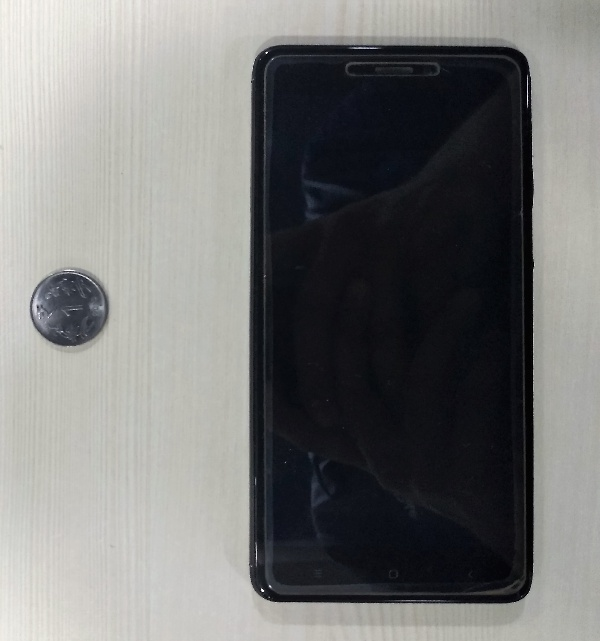
#> input picture Images/test_image.jpg, 600 x 641 px
$ python edge_detection.py
#> lines starting #> are read from the running program, lines starting #| are printed output that depends on the picture
import numpy as np
import cv2
import math
from matplotlib import pyplot as plt
from cv2 import threshold, drawContours


img = cv2.imread('./Images/test_image.jpg')
#> img is the input picture: shape (641, 600, 3); mean B, G, R 117.7, 118.7, 118.3
imgray = cv2.cvtColor(img,cv2.COLOR_BGR2GRAY)
edges = cv2.Canny(imgray,40,60)
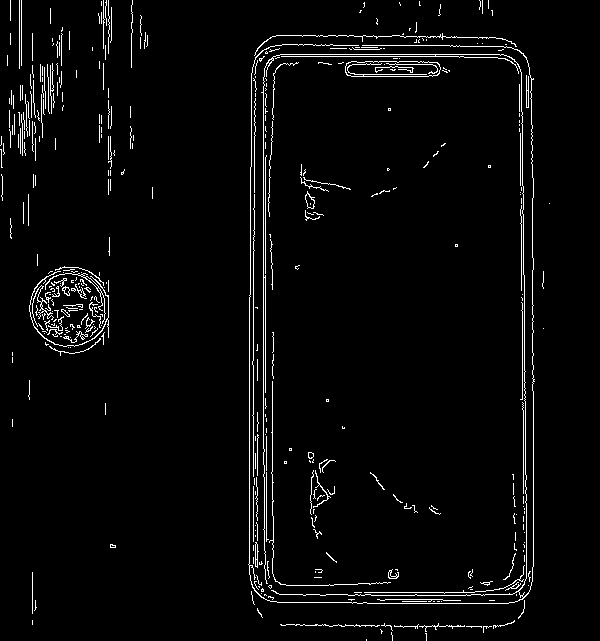
#> edges: shape (641, 600); 3.2% white in thin lines or dots

plt.imshow(edges)
plt.show()
